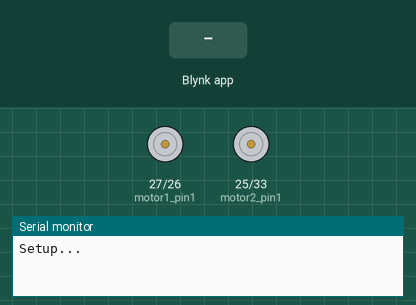
Simulated run of this sketch. Board: ESP32. On the bench: motor-driver pin pairs drawn as motors (green arrow = first pin HIGH = forward, orange = second pin HIGH = backward, longer = more drive, scaled by the enable pin), the last lines printed to the serial monitor. The inputs (shaded band) are chosen by the test bench. WiFi joins after 1.5 s; servers stay silent unless stated.

Above: at 3.0 s.
3.1 s: Blynk app writes 1 to V0
4.6 s: Blynk app writes 1 to V2
6.1 s: Blynk app writes 1 to V1
At 6.5 s:
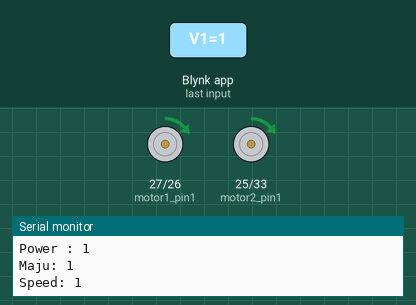
7.6 s: Blynk app writes 200 to V1
At 8.8 s:
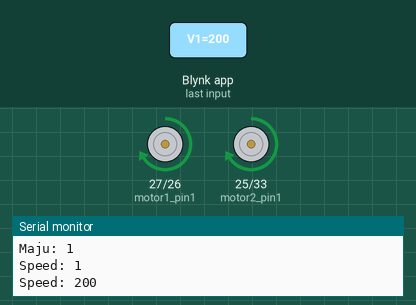
9.1 s: Blynk app writes 0 to V2
At 10.0 s:
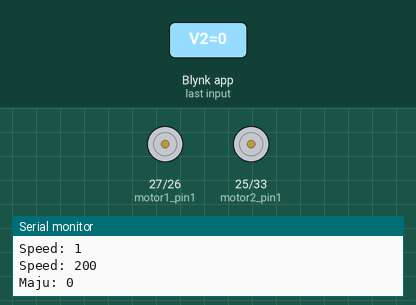
10.6 s: Blynk app writes 1 to V3
At 11.1 s:
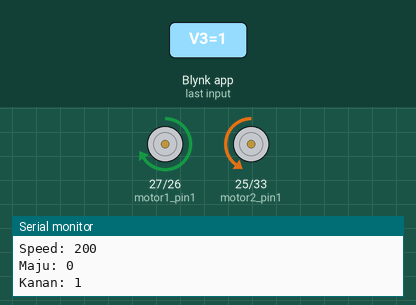
Timing chart, 0 to 13.1 s (numbered marks = the images above; inputs shaded):
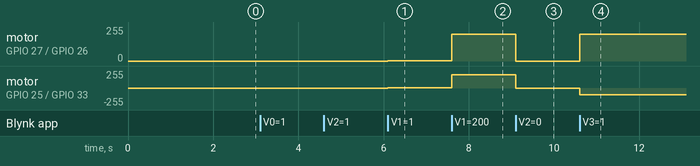

The sketch:

smart_car_4.ino
```cpp
#include <WiFi.h>
#include <WiFiClient.h>
#include <BlynkSimpleEsp32.h>

#define BLYNK_TEMPLATE_ID "TMPLsJJCElAx"
#define BLYNK_TEMPLATE_NAME "Smart Car"
#define BLYNK_AUTH_TOKEN "1usK5tT-9oKTMALn9JdESkW0PqqFrJIS"

char ssid[] = "password";
char pass[] = "azril1337";

int ENA = 12;
int ENB = 14;
int motor1_pin1 = 27;
int motor1_pin2 = 26;
int motor2_pin1 = 25;
int motor2_pin2 = 33;

int power = 0;
int maju = 0;
int mundur = 0;
int kanan = 0;
int kiri = 0;
int speed = 0;

const int frequency = 500;
const int pwm_channel1 = 0;
const int pwm_channel2 = 1;
const int resolution = 8;
void setup() {
  Serial.begin(115200);
  Blynk.begin(BLYNK_AUTH_TOKEN, ssid, pass);
  Serial.println("Setup...");

  pinMode(ENA, OUTPUT);
  pinMode(ENB, OUTPUT);
  pinMode(motor1_pin1, OUTPUT);
  pinMode(motor1_pin2, OUTPUT);
  pinMode(motor2_pin1, OUTPUT);
  pinMode(motor2_pin2, OUTPUT);

  ledcSetup(pwm_channel1, frequency, resolution);
  ledcSetup(pwm_channel2, frequency, resolution);
  ledcAttachPin(ENA, pwm_channel1);
  ledcAttachPin(ENB, pwm_channel2);
}

BLYNK_WRITE(V0)
{
  power = param.asInt();
  Serial.println((String)"Power : "+power);
}

BLYNK_WRITE(V1)
{
  speed = param.asInt();
  Serial.println((String)"Speed: "+speed);
}

BLYNK_WRITE(V2)
{
  maju = param.asInt();
  Serial.println((String)"Maju: "+maju);
}

BLYNK_WRITE(V3)
{
  kanan = param.asInt();
  Serial.println((String)"Kanan: "+kanan);
}

BLYNK_WRITE(V4)
{
  mundur = param.asInt();
  Serial.println((String)"Mundur: "+mundur);
}

BLYNK_WRITE(V5)
{
  kiri = param.asInt();
  Serial.println((String)"Kiri: "+kiri);
}

void moveControl()
{
  if(power == 1) {
    if (maju == 1) {
      digitalWrite(motor1_pin1, HIGH);
      digitalWrite(motor1_pin2, LOW);
      digitalWrite(motor2_pin1, HIGH);
      digitalWrite(motor2_pin2, LOW);
      ledcWrite(pwm_channel1, speed);
      ledcWrite(pwm_channel2, speed);
    } else if (mundur == 1) {
      digitalWrite(motor1_pin1, LOW);
      digitalWrite(motor1_pin2, HIGH);
      digitalWrite(motor2_pin1, LOW);
      digitalWrite(motor2_pin2, HIGH);
      ledcWrite(pwm_channel1, speed);
      ledcWrite(pwm_channel2, speed);
    } else if (kanan == 1) {
      digitalWrite(motor1_pin1, HIGH);
      digitalWrite(motor1_pin2, LOW);
      digitalWrite(motor2_pin1, LOW);
      digitalWrite(motor2_pin2, HIGH);
      ledcWrite(pwm_channel1, speed);
      ledcWrite(pwm_channel2, speed/2);
    } else if (kiri == 1) {
      digitalWrite(motor1_pin1, LOW);
      digitalWrite(motor1_pin2, HIGH);
      digitalWrite(motor2_pin1, HIGH);
      digitalWrite(motor2_pin2, LOW);
      ledcWrite(pwm_channel1, speed/2);
      ledcWrite(pwm_channel2, speed);
    } else {
      digitalWrite(motor1_pin1, LOW);
      digitalWrite(motor1_pin2, LOW);
      digitalWrite(motor2_pin1, LOW);
      digitalWrite(motor2_pin2, LOW);
    }
  }
}

void loop() {
  Blynk.run();
  moveControl();
}
```

Measured:
- after the input at 6.1 s, motor on GPIO 27 (motor1_pin1) / GPIO 26 (motor1_pin2), motor on GPIO 25 (motor2_pin1) / GPIO 33 (motor2_pin2): stopped → forward 1/255 at once
- after the input at 7.6 s, motor on GPIO 27 (motor1_pin1) / GPIO 26 (motor1_pin2), motor on GPIO 25 (motor2_pin1) / GPIO 33 (motor2_pin2): forward 1/255 → forward 199/255 at once
- after the input at 9.1 s, motor on GPIO 27 (motor1_pin1) / GPIO 26 (motor1_pin2), motor on GPIO 25 (motor2_pin1) / GPIO 33 (motor2_pin2): forward 199/255 → stopped at once
- after the input at 10.6 s, motor on GPIO 27 (motor1_pin1) / GPIO 26 (motor1_pin2): stopped → forward 199/255 at once; motor on GPIO 25 (motor2_pin1) / GPIO 33 (motor2_pin2): stopped → backward 100/255 at once
